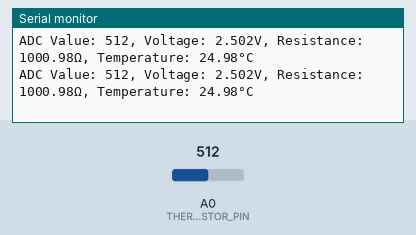
Simulated run of this sketch. Board: Arduino Uno, built with avr-gcc and run on an emulated ATmega328P. Parts: the last lines printed to the serial monitor. The test bench sets the inputs (shaded band); at power-on: A0 (THERMISTOR_PIN) = 512.

Above: at 1.8 s.
1.9 s: A0 (THERMISTOR_PIN) set to 716
At 2.7 s:
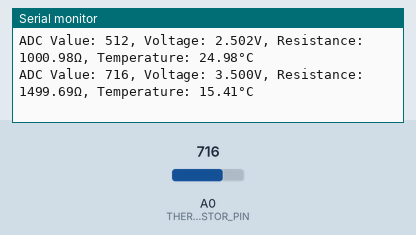
3.4 s: A0 (THERMISTOR_PIN) set to 900
At 4.9 s:
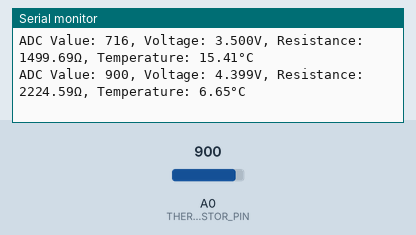
Timing chart, 0 to 6.4 s (numbered marks = the images above; inputs shaded):
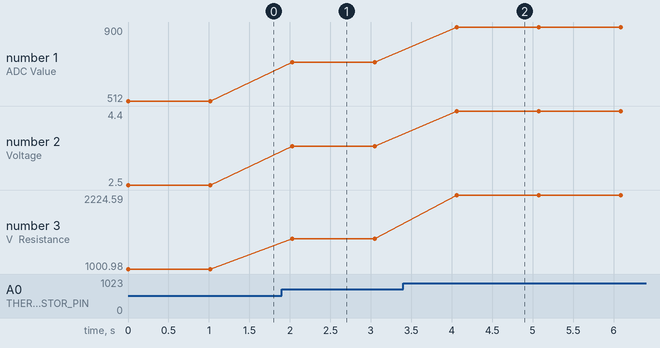

The sketch:

2C_ADC.ino
```cpp
const int THERMISTOR_PIN = A0;  // Analog pin for thermistor input
const float BETA = 3636.0;      // Beta value for the thermistor
const float R0 = 1000.0;        // Nominal resistance at 25°C (298.15K)
const float T0 = 298.15;        // 25°C in Kelvin

void setup() {
  Serial.begin(9600);
  analogReference(DEFAULT);  // Use the default 5V reference voltage
}

void loop() {
  int adcValue = analogRead(THERMISTOR_PIN);
  float voltage = adcToVoltage(adcValue);
  float bridgeVoltage = voltageToBridgeVoltage(voltage);
  float resistance = bridgeVoltageToResistance(bridgeVoltage);
  float temperature = resistanceToTemperature(resistance);

  Serial.print("ADC Value: ");
  Serial.print(adcValue);
  Serial.print(", Voltage: ");
  Serial.print(voltage, 3);
  Serial.print("V, Resistance: ");
  Serial.print(resistance, 2);
  Serial.print("Ω, Temperature: ");
  Serial.print(temperature, 2);
  Serial.println("°C");

  delay(1000);  // Wait for a second before next reading
}

float adcToVoltage(int adcValue) {
  return (adcValue / 1023.0) * 5.0;  // Arduino UNO uses 10-bit ADC (0-1023)
}

float voltageToBridgeVoltage(float voltage) {
  return (voltage - 2.5) / 2.0;  // Reverse the instrumentation amplifier equation
}

float bridgeVoltageToResistance(float bridgeVoltage) {
  float ratio = (bridgeVoltage / 5.0) + 0.5;
  return (1000.0 * ratio) / (1.0 - ratio);
}

float resistanceToTemperature(float resistance) {
  float lnR = log(resistance / R0);
  float invT = (1.0 / T0) + (1.0 / BETA) * lnR;
  return (1.0 / invT) - 273.15;  // Convert Kelvin to Celsius
}
```

Measured:
- after the input at 1.9 s, the serial monitor: prints a new line after 0.13 s (image 1)
- after the input at 3.4 s, the serial monitor: prints a new line after 0.66 s (image 2)
- plotted number 1: 512 → 716 after the input at 1.9 s, 716 → 900 after the input at 3.4 s
- plotted number 2: 2.5 → 3.5 after the input at 1.9 s, 3.5 → 4.4 after the input at 3.4 s
- plotted number 3: 1000.98 → 1499.69 after the input at 1.9 s, 1499.69 → 2224.59 after the input at 3.4 s
